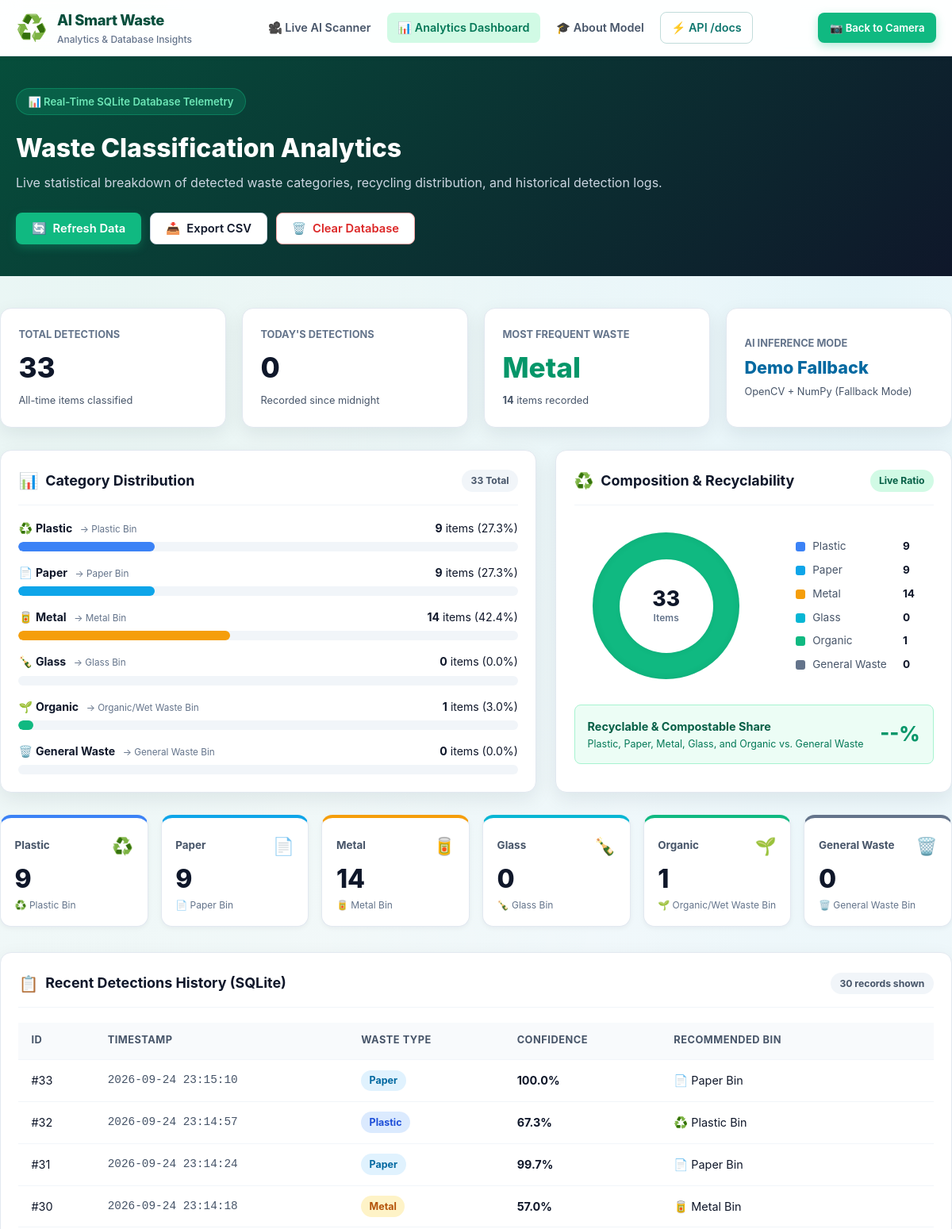
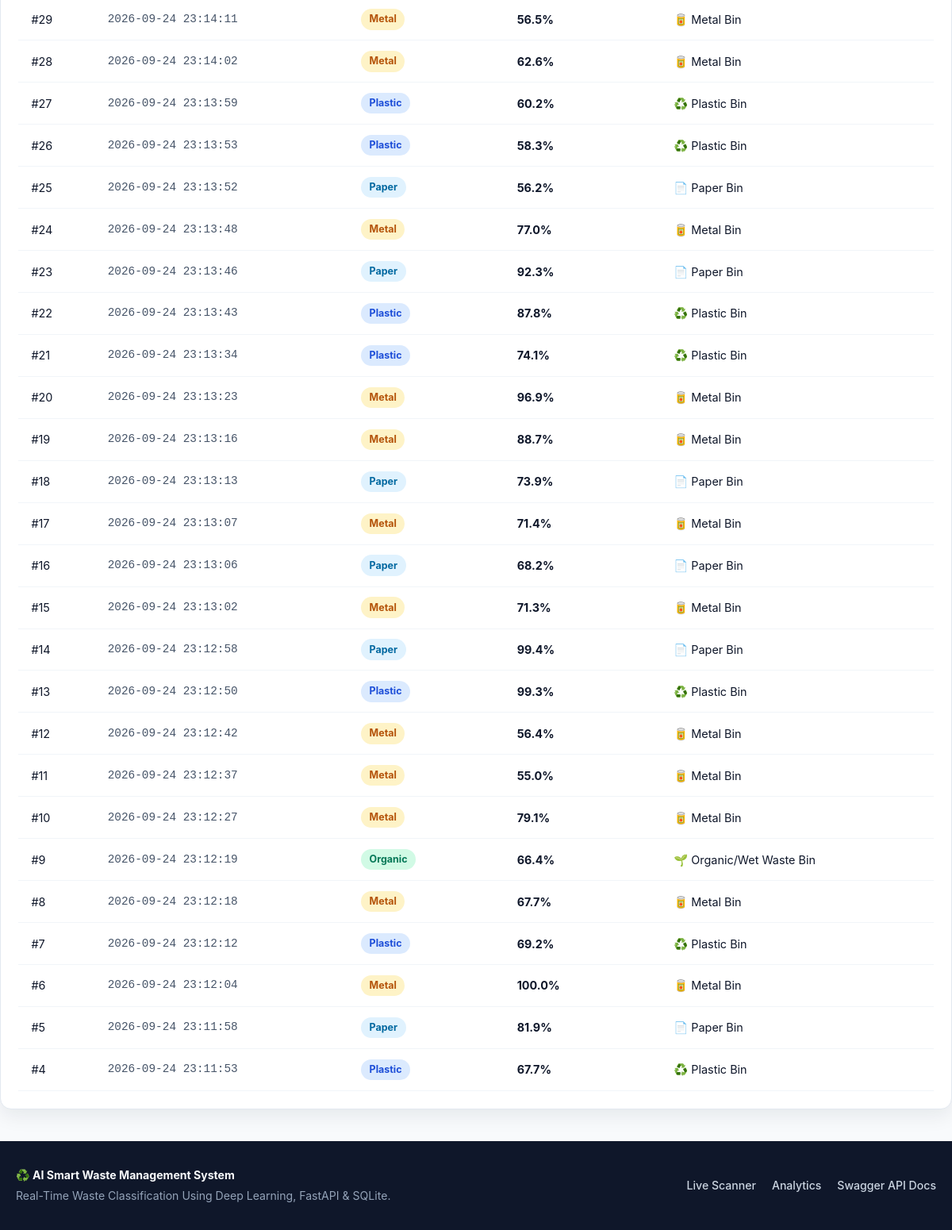
The app's page /analytics with its own data (2 pictures, top to bottom).
### tables this page shows
CREATE TABLE detections (
                    id INTEGER PRIMARY KEY AUTOINCREMENT,
                    waste_type TEXT NOT NULL,
                    confidence REAL NOT NULL,
                    recommended_bin TEXT NOT NULL,
                    timestamp DATETIME NOT NULL
                );

### app/main.py (the view)
@app.get("/analytics", response_class=HTMLResponse, include_in_schema=False)
async def analytics_page(request: Request):
    stats = get_statistics()
    recent = get_recent_detections(limit=30)
    model_info = classifier.get_info()
    rules = get_all_waste_rules()
    return templates.TemplateResponse(
        request=request,
        name="analytics.html",
        context={
            "app_title": APP_TITLE,
            "app_subtitle": APP_SUBTITLE,
            "stats": stats,
            "recent_detections": recent,
            "model_info": model_info,
            "waste_rules": rules,
        },
    )

### templates/analytics.html (shortened to what this page needs)
<!DOCTYPE html>
<html lang="en">
<head>
    <link rel="stylesheet" href="/static/css/style.css" />
</head>
<body>
    <header class="navbar">
        <div class="container nav-container">
            <a href="/" class="brand">
                <span class="brand-icon">♻️</span>
                <div class="brand-text">
                    <span class="brand-title">AI Smart Waste</span>
                    <span class="brand-tag">Analytics & Database Insights</span>
                </div>
            </a>
            <nav class="nav-links">
                <a href="/" class="nav-link">🎥 Live AI Scanner</a>
                <a href="/analytics" class="nav-link active">📊 Analytics Dashboard</a>
                <a href="/#about-model" class="nav-link">🎓 About Model</a>
                <a href="/docs" target="_blank" rel="noopener" class="nav-link nav-docs-link">⚡ API /docs</a>
            </nav>
            <div class="status-pills">
                <a href="/" class="btn btn-primary btn-sm">📷 Back to Camera</a>
            </div>
        </div>
    </header>
    <section class="analytics-hero">
        <div class="container analytics-hero-inner">
            <div>
                <span class="hero-badge">📊 Real-Time SQLite Database Telemetry</span>
                <h1>Waste Classification Analytics</h1>
                <p>Live statistical breakdown of detected waste categories, recycling distribution, and historical detection logs.</p>
            </div>
            <div class="analytics-actions">
                <button id="analytics-refresh-btn" class="btn btn-primary">
                    <span>🔄</span> Refresh Data
                </button>
                <button id="analytics-export-btn" class="btn btn-outline">
                    <span>📥</span> Export CSV
                </button>
                <button id="analytics-clear-btn" class="btn btn-danger-outline">
                    <span>🗑️</span> Clear Database
                </button>
            </div>
        </div>
    </section>
    <main class="container main-section">
        <div class="kpi-grid">
            <div class="card kpi-card">
                <span class="kpi-label">Total Detections</span>
                <div class="kpi-value" id="kpi-total">{{ stats.total_detections }}</div>
                <span class="kpi-sub">All-time items classified</span>
            </div>
            <div class="card kpi-card">
                <span class="kpi-label">Today's Detections</span>
                <div class="kpi-value" id="kpi-today">{{ stats.today_detections }}</div>
                <span class="kpi-sub">Recorded since midnight</span>
            </div>
            <div class="card kpi-card">
                <span class="kpi-label">Most Frequent Waste</span>
                <div class="kpi-value kpi-highlight" id="kpi-top-category">{{ stats.most_frequent_category }}</div>
                <span class="kpi-sub"><strong id="kpi-top-count">{{ stats.most_frequent_count }}</strong> items recorded</span>
            </div>
            <div class="card kpi-card">
                <span class="kpi-label">AI Inference Mode</span>
                <div class="kpi-value kpi-mode">{% if model_info.is_demo_mode %}Demo Fallback{% else %}MobileNetV2 CNN{% endif %}</div>
                <span class="kpi-sub">{{ model_info.framework }}</span>
            </div>
        </div>
        <div class="analytics-charts-grid">
            <div class="card chart-card">
                <div class="card-header">
                    <div class="card-title-group">
                        <span class="card-icon">📊</span>
                        <h3>Category Distribution</h3>
                    </div>
                    <span class="badge badge-neutral" id="chart-total-badge">{{ stats.total_detections }} Total</span>
                </div>
                <div class="distribution-bars" id="analytics-dist-bars">
                    {% for rule in waste_rules %}
                    {% set cat_dist = stats.distribution.get(rule.category, {'count': 0, 'percentage': 0.0}) %}
                    <div class="dist-bar-item" data-category="{{ rule.category }}">
                        <div class="dist-bar-meta">
                            <span class="dist-cat-name">
                                <span class="dist-icon">{{ rule.icon }}</span>
                                <strong>{{ rule.category }}</strong>
                                <small class="dist-bin-tag">→ {{ rule.bin_short }}</small>
                            </span>
                            <span class="dist-numbers">
                                <strong id="dist-count-{{ rule.category|replace(' ', '-') }}">{{ cat_dist.count }}</strong> items
                                (<span id="dist-pct-{{ rule.category|replace(' ', '-') }}">{{ cat_dist.percentage }}%</span>)
                            </span>
                        </div>
                        <div class="dist-track">
                            <div class="dist-fill"
                                 id="dist-fill-{{ rule.category|replace(' ', '-') }}"
                                 style="width: {{ cat_dist.percentage }}%; background-color: {{ rule.bin_color }};">
                            </div>
                        </div>
                    </div>
                    {% endfor %}
                </div>
            </div>
            <div class="card chart-card">
                <div class="card-header">
                    <div class="card-title-group">
                        <span class="card-icon">♻️</span>
                        <h3>Composition & Recyclability</h3>
                    </div>
                    <span class="badge badge-success">Live Ratio</span>
                </div>
                <div class="doughnut-container">
                    <div class="doughnut-ring" id="doughnut-ring">
                        <div class="doughnut-hole">
                            <span class="doughnut-big" id="doughnut-total">{{ stats.total_detections }}</span>
                            <span class="doughnut-small">Items</span>
                        </div>
                    </div>
                    <div class="doughnut-legend">
                        {% for rule in waste_rules %}
                        <div class="legend-item">
                            <span class="legend-dot" style="background-color: {{ rule.bin_color }};"></span>
                            <span class="legend-name">{{ rule.category }}</span>
                            <strong class="legend-val" id="legend-val-{{ rule.category|replace(' ', '-') }}">
                                {{ stats.category_counts.get(rule.category, 0) }}
                            </strong>
                        </div>
                        {% endfor %}
                    </div>
                </div>
                <div class="recyclable-summary-box">
                    <div>
                        <strong>Recyclable & Compostable Share</strong>
                        <p>Plastic, Paper, Metal, Glass, and Organic vs. General Waste</p>
                    </div>
                    <div class="recyclable-pct" id="recyclable-share-pct">--%</div>
                </div>
            </div>
        </div>
        <div class="stats-cards-grid" style="margin-bottom: 2rem;">
            {% for rule in waste_rules %}
            <div class="stat-card" style="--card-accent: {{ rule.bin_color }};">
                <div class="stat-card-top">
                    <span class="stat-title">{{ rule.category }}</span>
                    <span class="stat-emoji">{{ rule.icon }}</span>
                </div>
                <div class="stat-value" id="analytics-card-{{ rule.category|replace(' ', '-') }}">
                    {{ stats.category_counts.get(rule.category, 0) }}
                </div>
                <div class="stat-footer">
                    <span>{{ rule.recommended_bin }}</span>
                </div>
            </div>
            {% endfor %}
        </div>
        <div class="card recent-table-card">
            <div class="card-header">
                <div class="card-title-group">
                    <span class="card-icon">📋</span>
                    <h3>Recent Detections History (SQLite)</h3>
                </div>
                <span class="badge badge-neutral" id="table-record-count">{{ recent_detections|length }} records shown</span>
            </div>
            <div class="table-responsive">
                <table class="detections-table" id="analytics-detections-table">
                    <thead>
                        <tr>
                            <th>ID</th>
                            <th>Timestamp</th>
                            <th>Waste Type</th>
                            <th>Confidence</th>
                            <th>Recommended Bin</th>
                        </tr>
                    </thead>
                    <tbody id="analytics-tbody">
                        {% if recent_detections %}
                            {% for item in recent_detections %}
                            <tr>
                                <td>#{{ item.id }}</td>
                                <td class="td-time">{{ item.timestamp.replace('T', ' ') }}</td>
                                <td><span class="category-pill" data-category="{{ item.waste_type }}">{{ item.waste_type }}</span></td>
                                <td><strong>{{ item.confidence }}%</strong></td>
                                <td>{{ item.recommended_bin }}</td>
                            </tr>
                            {% endfor %}
                        {% else %}
                            <tr>
                                <td colspan="5" class="empty-table-msg">
                                    No detections found in database. Go to the <a href="/">Live AI Scanner</a> to classify waste items!
                                </td>
                            </tr>
                        {% endif %}
                    </tbody>
                </table>
            </div>
        </div>
    </main>
    <footer class="footer">
        <div class="container footer-content">
            <div>
                <strong>♻️ AI Smart Waste Management System</strong>
                <p>Real-Time Waste Classification Using Deep Learning, FastAPI & SQLite.</p>
            </div>
            <div class="footer-links">
                <a href="/">Live Scanner</a>
                <a href="/analytics">Analytics</a>
                <a href="/docs" target="_blank">Swagger API Docs</a>
            </div>
        </div>
    </footer>
</body>
</html>

### records on screen
detections: category "Organic", icon "🌱", category_counts.get "1", recommended_bin "🌱 Organic/Wet Waste Bin", id "9", timestamp.replace "2026-09-24 23:12:19", waste_type "Organic", confidence "66.4"
detections: id "33", timestamp.replace "2026-09-24 23:15:10", waste_type "Paper", confidence "100.0", recommended_bin "📄 Paper Bin"
detections: id "32", timestamp.replace "2026-09-24 23:14:57", waste_type "Plastic", confidence "67.3", recommended_bin "♻️ Plastic Bin"
detections: id "31", timestamp.replace "2026-09-24 23:14:24", waste_type "Paper", confidence "99.7", recommended_bin "📄 Paper Bin"
detections: id "30", timestamp.replace "2026-09-24 23:14:18", waste_type "Metal", confidence "57.0", recommended_bin "🥫 Metal Bin"
detections: id "29", timestamp.replace "2026-09-24 23:14:11", waste_type "Metal", confidence "56.5", recommended_bin "🥫 Metal Bin"
detections: id "28", timestamp.replace "2026-09-24 23:14:02", waste_type "Metal", confidence "62.6", recommended_bin "🥫 Metal Bin"
detections: id "27", timestamp.replace "2026-09-24 23:13:59", waste_type "Plastic", confidence "60.2", recommended_bin "♻️ Plastic Bin"
detections: id "26", timestamp.replace "2026-09-24 23:13:53", waste_type "Plastic", confidence "58.3", recommended_bin "♻️ Plastic Bin"
detections: id "25", timestamp.replace "2026-09-24 23:13:52", waste_type "Paper", confidence "56.2", recommended_bin "📄 Paper Bin"
detections: id "24", timestamp.replace "2026-09-24 23:13:48", waste_type "Metal", confidence "77.0", recommended_bin "🥫 Metal Bin"
detections: id "23", timestamp.replace "2026-09-24 23:13:46", waste_type "Paper", confidence "92.3", recommended_bin "📄 Paper Bin"
detections: id "22", timestamp.replace "2026-09-24 23:13:43", waste_type "Plastic", confidence "87.8", recommended_bin "♻️ Plastic Bin"
detections: id "21", timestamp.replace "2026-09-24 23:13:34", waste_type "Plastic", confidence "74.1", recommended_bin "♻️ Plastic Bin"
detections: id "20", timestamp.replace "2026-09-24 23:13:23", waste_type "Metal", confidence "96.9", recommended_bin "🥫 Metal Bin"
detections: id "19", timestamp.replace "2026-09-24 23:13:16", waste_type "Metal", confidence "88.7", recommended_bin "🥫 Metal Bin"
detections: id "18", timestamp.replace "2026-09-24 23:13:13", waste_type "Paper", confidence "73.9", recommended_bin "📄 Paper Bin"
detections: id "17", timestamp.replace "2026-09-24 23:13:07", waste_type "Metal", confidence "71.4", recommended_bin "🥫 Metal Bin"
detections: id "16", timestamp.replace "2026-09-24 23:13:06", waste_type "Paper", confidence "68.2", recommended_bin "📄 Paper Bin"
detections: id "15", timestamp.replace "2026-09-24 23:13:02", waste_type "Metal", confidence "71.3", recommended_bin "🥫 Metal Bin"
detections: id "14", timestamp.replace "2026-09-24 23:12:58", waste_type "Paper", confidence "99.4", recommended_bin "📄 Paper Bin"
detections: id "13", timestamp.replace "2026-09-24 23:12:50", waste_type "Plastic", confidence "99.3", recommended_bin "♻️ Plastic Bin"
detections: id "12", timestamp.replace "2026-09-24 23:12:42", waste_type "Metal", confidence "56.4", recommended_bin "🥫 Metal Bin"
detections: id "11", timestamp.replace "2026-09-24 23:12:37", waste_type "Metal", confidence "55.0", recommended_bin "🥫 Metal Bin"
detections: id "10", timestamp.replace "2026-09-24 23:12:27", waste_type "Metal", confidence "79.1", recommended_bin "🥫 Metal Bin"
detections: id "8", timestamp.replace "2026-09-24 23:12:18", waste_type "Metal", confidence "67.7", recommended_bin "🥫 Metal Bin"
detections: id "7", timestamp.replace "2026-09-24 23:12:12", waste_type "Plastic", confidence "69.2", recommended_bin "♻️ Plastic Bin"
detections: id "6", timestamp.replace "2026-09-24 23:12:04", waste_type "Metal", confidence "100.0", recommended_bin "🥫 Metal Bin"
detections: id "5", timestamp.replace "2026-09-24 23:11:58", waste_type "Paper", confidence "81.9", recommended_bin "📄 Paper Bin"
detections: id "4", timestamp.replace "2026-09-24 23:11:53", waste_type "Plastic", confidence "67.7", recommended_bin "♻️ Plastic Bin"

### other values on screen
{{ stats.total_detections }} "33"
{{ stats.today_detections }} "0"
{{ stats.most_frequent_category }} "Metal"
{{ stats.most_frequent_count }} "14"
{{ model_info.framework }} "OpenCV + NumPy (Fallback Mode)"
{{ rule.icon }} "♻️" "📄" "🥫" "🍾" "🌱" "🗑️"
{{ rule.category }} "Plastic" "Paper" "Metal" "Glass" "Organic" "General Waste"
{{ rule.bin_short }} "Plastic Bin" "Paper Bin" "Metal Bin" "Glass Bin" "Organic/Wet Waste Bin" "General Waste Bin"
{{ cat_dist.count }} "9" "9" "14" "0" "1" "0"
{{ cat_dist.percentage }} "27.3" "27.3" "42.4" "0.0" "3.0" "0.0"
{{ stats.category_counts.get(rule.category, 0) }} "9" "9" "14" "0" "1" "0"
{{ rule.category }} "Plastic" "Paper" "Metal" "Glass" "General Waste"
{{ rule.icon }} "♻️" "📄" "🥫" "🍾" "🗑️"
{{ stats.category_counts.get(rule.category, 0) }} "9" "9" "14" "0" "0"
{{ rule.recommended_bin }} "♻️ Plastic Bin" "📄 Paper Bin" "🥫 Metal Bin" "🍾 Glass Bin" "🗑️ General Waste Bin"
